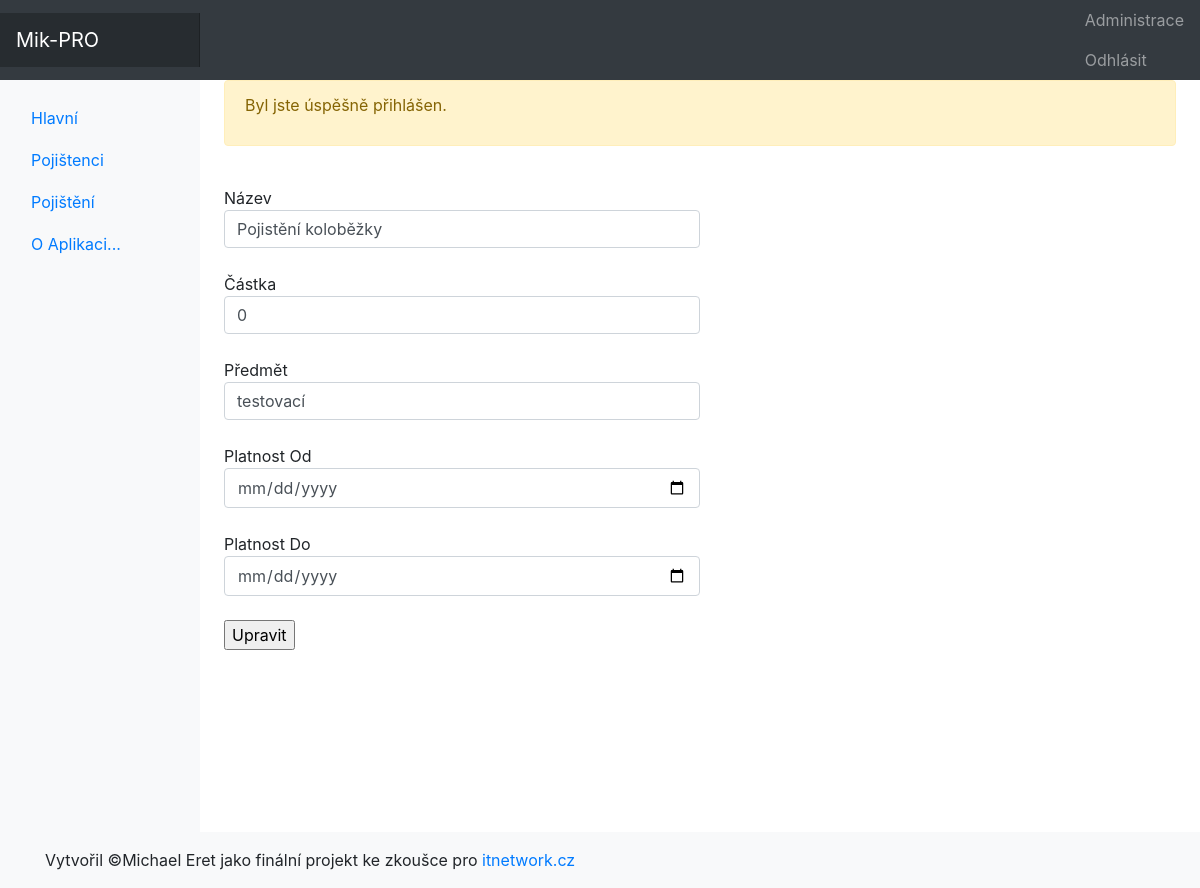
The page /editorpoj/106 (signed in) on the database its author committed.
### tables this page shows
CREATE TABLE `pojisteni` (
  `id_pojisteni` int(11) NOT NULL,
  `id_pojistnika` int(11) DEFAULT NULL,
  `nazev` varchar(255) NOT NULL,
  `castka` int(11) NOT NULL,
  `predmet` varchar(255) NOT NULL,
  `platnost_od` date NOT NULL,
  `platnost_do` date NOT NULL
);

### index.php (called while the page is built, shortened)
<?php
$smerovac = new SmerovacKontroler();
$smerovac->zpracuj(array($_SERVER['REQUEST_URI']));
$smerovac->vypisPohled();

### kontrolery/EditorpojKontroler.php (called while the page is built, shortened)
<?php
class EditorpojKontroler extends Kontroler
{
    public function zpracuj(array $parametry): void
    {
        $spravcePojisteni = new SpravcePojisteni();
        if($_POST)
        {
            $klice2 = array('nazev', 'castka', 'predmet', 'platnost_od', 'platnost_do');
            $pojisteni = array_intersect_key($_POST, array_flip($klice2));
            $spravcePojisteni->ulozPojistne($_POST['id_pojisteni'], $pojisteni);
            $this->pridejZpravu('Úpravy byly úspěšně uloženy.');
            $this->presmeruj('pojisteni/' . $pojisteni['id']);
        }
        else
        if (!empty($parametry[0])) {
            $nactenePojisteni = $spravcePojisteni->detailPojistka($parametry[0]);
            if ($nactenePojisteni) {
                $pojisteni = $nactenePojisteni;
            } else {
                $this->pridejZpravu('Pojistnik nebyl nalezen');
            }
        }
    }
}

### modely/Db.php (called while the page is built, shortened)
<?php
class Db {
    private static $spojeni;
    private static array $nastaveni = array(
		PDO::ATTR_ERRMODE => PDO::ERRMODE_EXCEPTION,
		PDO::MYSQL_ATTR_INIT_COMMAND => "SET NAMES utf8",
		PDO::ATTR_EMULATE_PREPARES => false,
	);
    public static function pripoj(string $host, string $uzivatel, string $heslo, string $databaze) : void
    {
		if (!isset(self::$spojeni)) {
			self::$spojeni = @new PDO(
				"mysql:host=$host;dbname=$databaze",
				$uzivatel,
				$heslo,
				self::$nastaveni
			);
		}
	}
    public static function dotazJeden(string $dotaz, array $parametry = array()) : array|bool
    {
		$navrat = self::$spojeni->prepare($dotaz);
		$navrat->execute($parametry);
		return $navrat->fetch();
	}
}

### modely/SpravcePojisteni.php (called while the page is built, shortened)
<?php
class SpravcePojisteni
{
    public function detailPojistka(int $id_pojisteni): array
    {
        return Db::dotazJeden('
    SELECT id_pojisteni,id_pojistnika, nazev, castka,predmet, platnost_od,platnost_do
    FROM pojisteni
    WHERE id_pojisteni = ?
    ', array($id_pojisteni));
    }
}

### kontrolery/SmerovacKontroler.php (called while the page is built, shortened)
<?php
class SmerovacKontroler extends Kontroler
{
    protected Kontroler $kontroler;
    private function pomlckyDOVelbloudiNotace(string $text): string
    {
        $veta = str_replace('-', ' ', $text);
        $veta = ucwords($veta);
        $veta = str_replace(' ', '', $veta);
        return $veta;
    }
    private function parsujURL(string $url): array
    {
        $naparsovanaURL = parse_url($url);
        $naparsovanaURL["path"] = ltrim($naparsovanaURL["path"], "/");
        $naparsovanaURL["path"] = trim($naparsovanaURL["path"]);
        $rozdelenaCesta = explode("/", $naparsovanaURL["path"]);
        return $rozdelenaCesta;
    }
    public function zpracuj(array $parametry): void
    {
        $naparsovanaURL = $this->parsujURL($parametry[0]);
        $tridaKontroleru = $this->pomlckyDOVelbloudiNotace(array_shift($naparsovanaURL)) . 'Kontroler';
        if (file_exists('kontrolery/' . $tridaKontroleru . '.php')) {
            $this->kontroler = new $tridaKontroleru;
        } else {
            $this->presmeruj('chyba');
        }
        $this->kontroler->zpracuj($naparsovanaURL);
    }
}

### pohledy/editorpoj.phtml (the view, shortened to what this page needs)
<form method="post">
    <input class="form-control" type="hidden" name="id_pojistnika" value="<?= $pojisteni['id_pojistnika'] ?>" /><br />
    Název<br />
    <input class="form-control" type="text" name="nazev" value="<?= $pojisteni['nazev'] ?>" /><br />
    Částka<br />
    <input class="form-control" type="int" name="castka" value="<?= $pojisteni['castka'] ?>" /><br />
    Předmět<br />
    <input class="form-control" type="text" name="predmet" value="<?= $pojisteni['predmet'] ?>" /><br />
    Platnost Od<br />
    <input class="form-control" type="date" name="platnost_od" value="<?= $pojisteni['platnost_od'] ?>" /><br />
    Platnost Do<br />
    <input class="form-control" type="date" name="platnost_do" value="<?= $pojisteni['platnost_do'] ?>" /><br />
    <input type="submit" value="Upravit"/>
</form>

### rows shown on the page
pojisteni: nazev "Pojistění koloběžky", castka "0", predmet "testovací"

### other values the page prints
$zprava "Byl jste úspěšně přihlášen."
